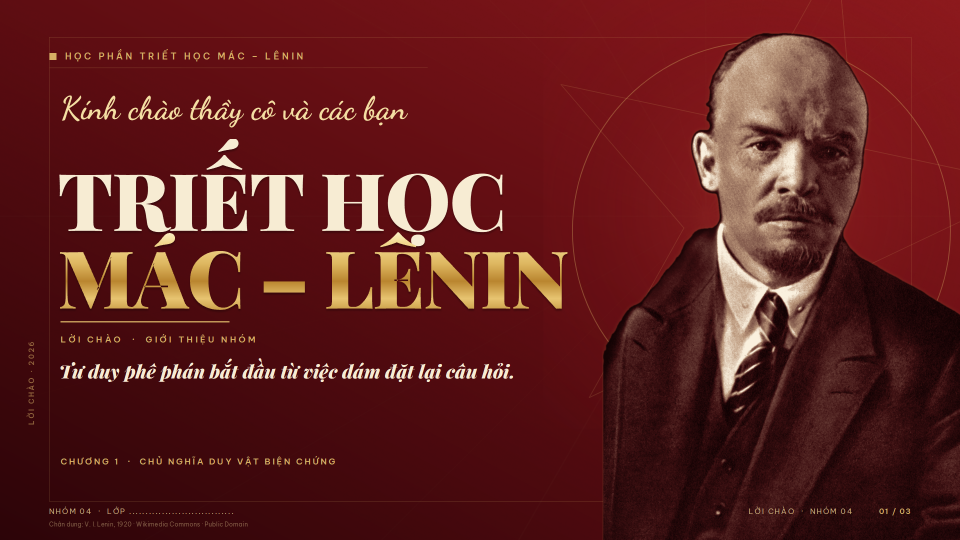
#> input picture archive/debug/png/Slide 1.PNG, 1920 x 1080 px, found by its file name (shown at 1/2 size); its folder holds 3 pictures in this run
$ python band_metrics.py
#> lines starting #> are read from the running program, lines starting #| are printed output that depends on the picture; after the words box and inside, x2 and y2 are one past the last pixel; in counts of white or black regions, pixels touching at a corner belong together
# -*- coding: utf-8 -*-
"""Đo dải mực chữ (kem/vàng) theo hàng, lọc nhiễu mảnh mảnh."""
import sys
from pathlib import Path

import numpy as np
from PIL import Image

sys.stdout.reconfigure(encoding="utf-8", errors="replace")

ROOT = Path(__file__).resolve().parent.parent
PNG = ROOT / "preview_red" / "png"


def analyze(img, x0, x1, y0, y1, label):
#> called with x0 = 0.7, x1 = 8, y0 = 1, y1 = 6.7, label = 'cột trái'
    crop = np.array(img.crop((int(x0 * 144), int(y0 * 144), int(x1 * 144), int(y1 * 144))))
    r, g, b = crop[:, :, 0].astype(int), crop[:, :, 1].astype(int), crop[:, :, 2].astype(int)
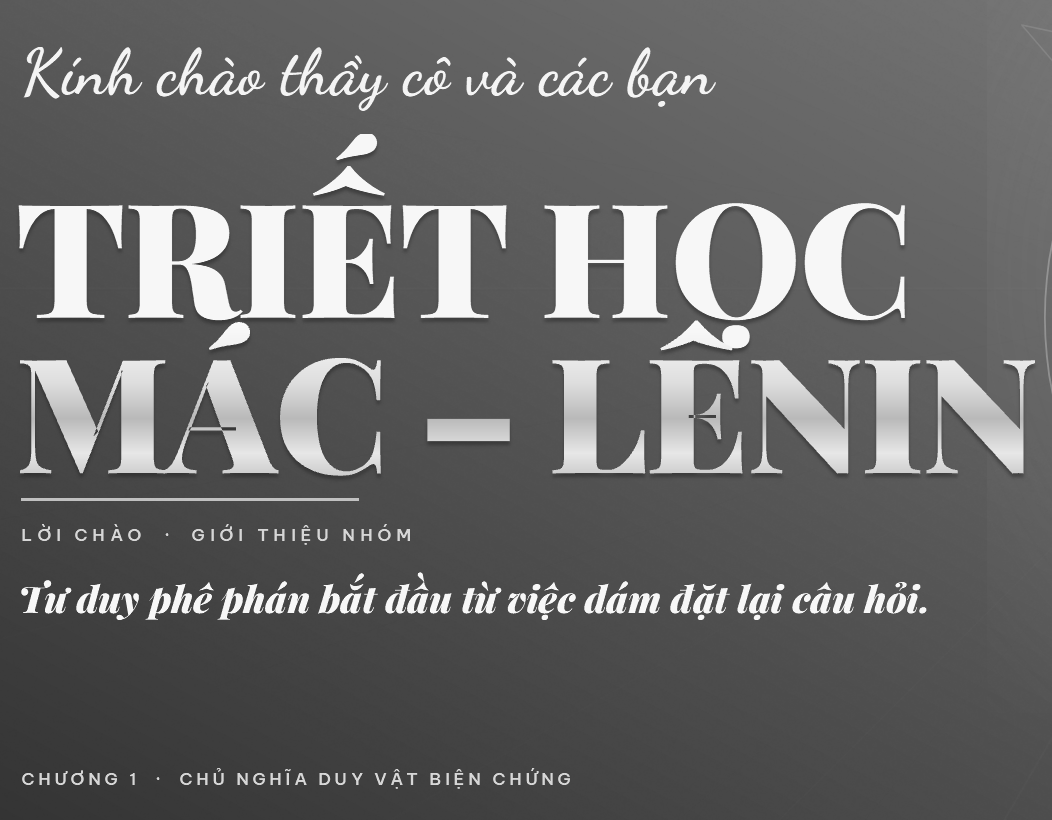
#> r: shape (820, 1052) int64; min 51, max 251, mean 102.6
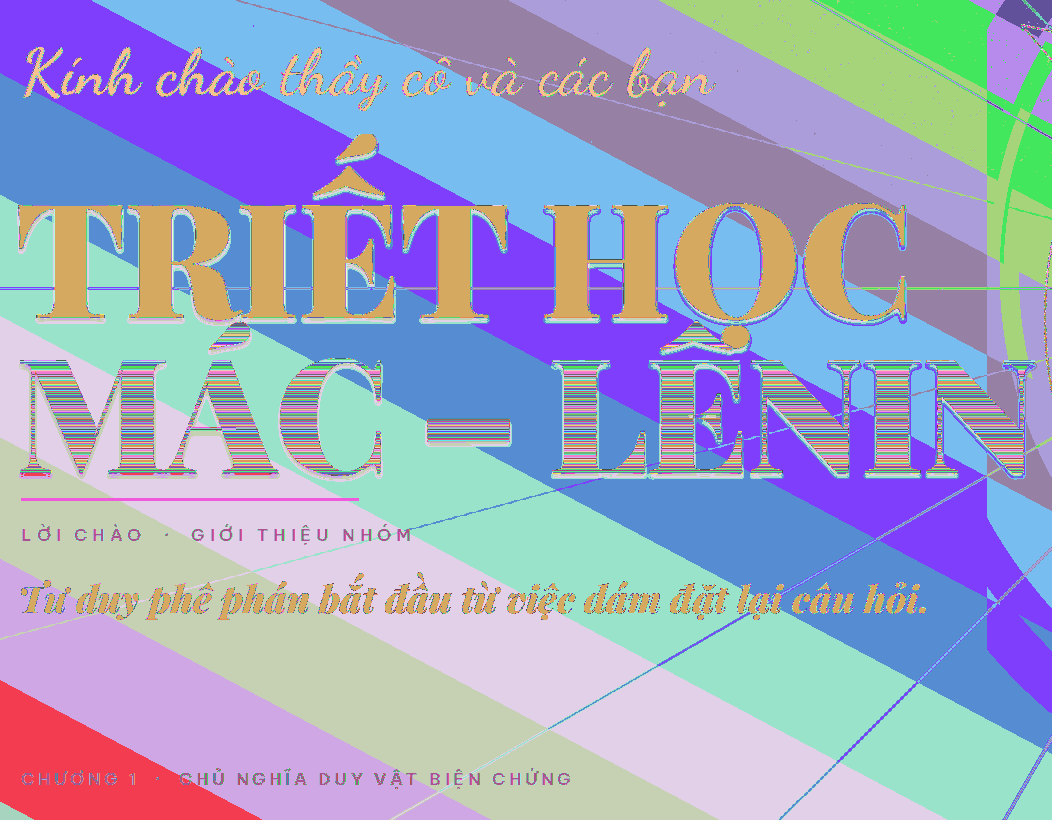
#> g: shape (820, 1052) int64; 232 distinct labels, from 5 to 237; one colour per label, 0 black
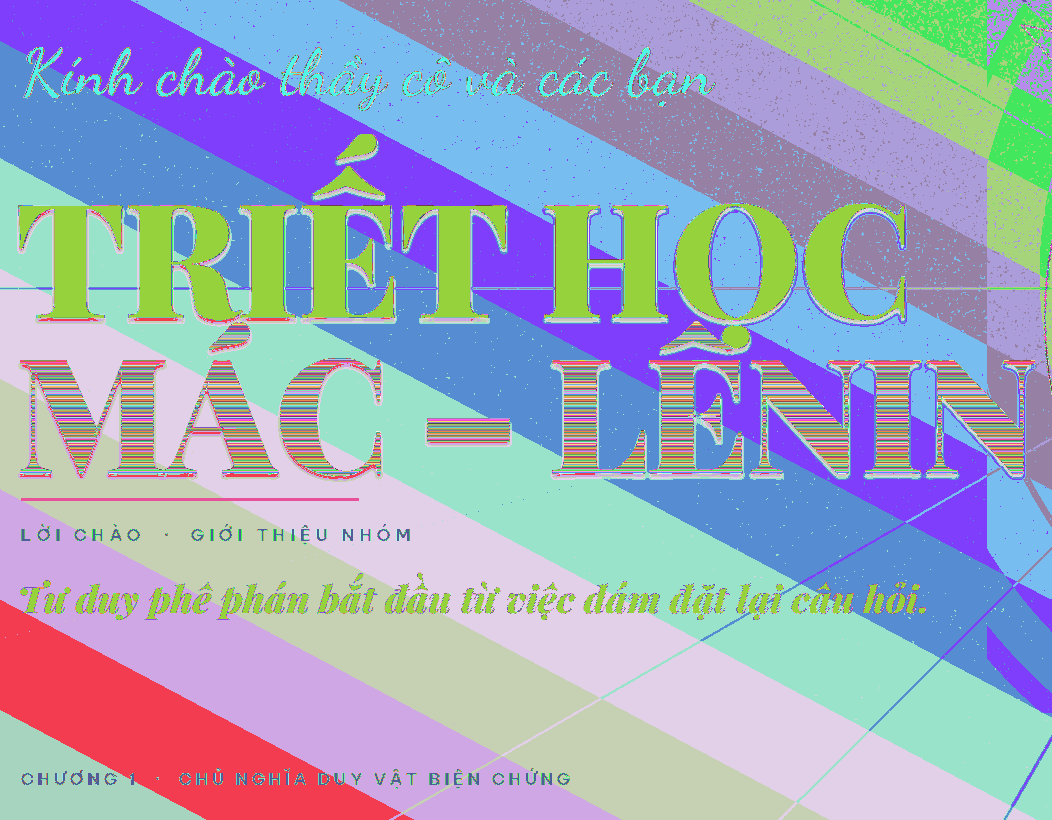
#> b: shape (820, 1052) int64; 184 distinct labels, from 10 to 211; one colour per label, 0 black
    gold = (r > 165) & (g > 110) & (b < 160) & (r - b > 50)
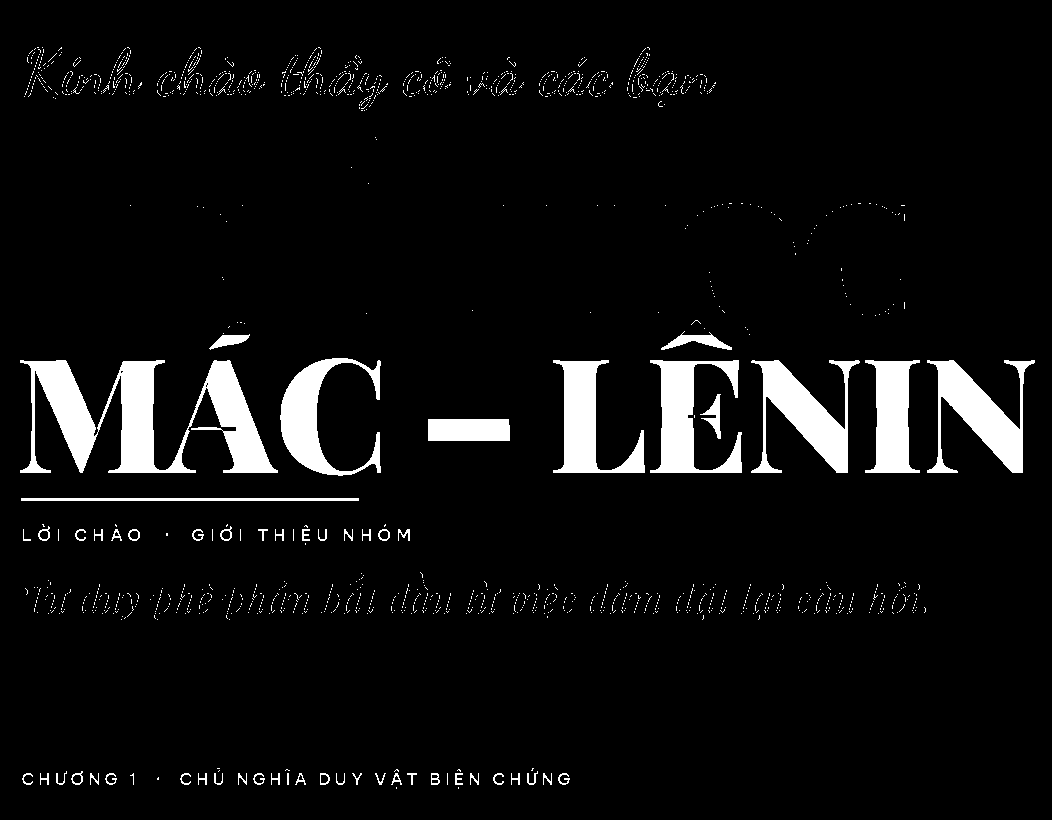
#> gold: shape (820, 1052) bool; 5.7% white; 1593 white regions (1537 under 20 px), largest, box (x1, y1, x2, y2) and area: (20, 360, 278, 473) 12217, (751, 360, 860, 473) 4932, (927, 360, 1035, 473) 4917
    cream = (r > 215) & (g > 200) & (b > 170) & (np.abs(r - g) < 45)
#> cream: shape (820, 1052) bool; 6.2% white; 128 white regions (25 under 20 px), largest, box (x1, y1, x2, y2) and area: (545, 206, 667, 318) 7525, (129, 206, 242, 320) 7130, (676, 204, 795, 320) 6363
    mask = gold | cream
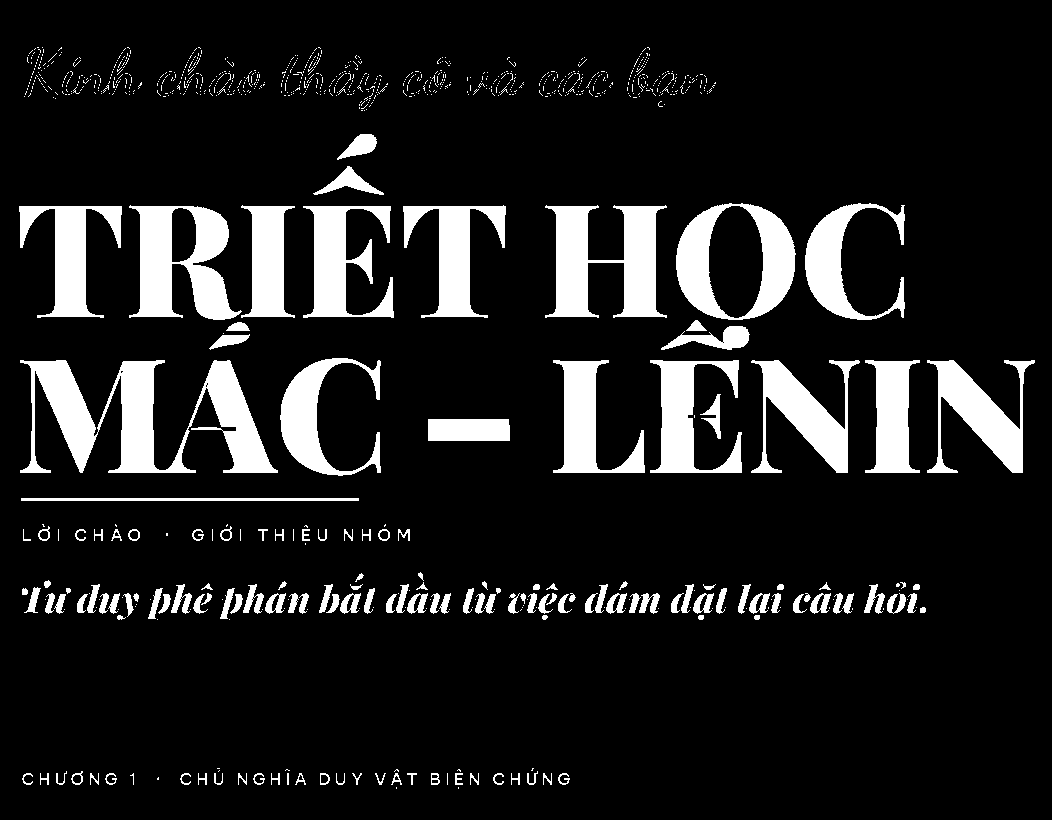
#> mask: shape (820, 1052) bool; 11.9% white; 999 white regions (848 under 20 px), largest, box (x1, y1, x2, y2) and area: (20, 360, 278, 473) 12217, (545, 205, 667, 318) 7531, (129, 205, 242, 320) 7137
    rows = mask.sum(axis=1)
#> rows = 820 values, max 615 at index 207, min 0 at index 0, mean 125.6
    min_px = max(6, int(0.015 * crop.shape[1]))
    active = rows > min_px
    print(f"\n{label}: x {x0}-{x1} in")
    start = None
    for i, on in enumerate(active):
        if on and start is None:
            start = i
        elif not on and start is not None:
            top, bottom = y0 + start / 144, y0 + i / 144
            if bottom - top > 0.025:
                print(f"  {top:5.2f} – {bottom:5.2f} in  (cao {bottom - top:.2f})")
            start = None
#> this loop made 820 passes
#> (on, top, bottom) on pass 57: (False, 1.38, 1.39)
#> (printed output is left out)
#> after the loop, bottom = 6.45; top = 6.37
    if start is not None:
        print(f"  {y0 + start / 144:5.2f} – {y1:5.2f} in")


for n in (1, 2, 3):
    img = Image.open(PNG / f"Slide {n}.PNG").convert("RGB")
    print(f"\n===== SLIDE {n} =====")
    if n == 1:
        analyze(img, 0.7, 8.0, 1.0, 6.7, "cột trái")
    elif n == 2:
        analyze(img, 0.7, 8.5, 1.2, 6.8, "cột trái")
    else:
        analyze(img, 0.7, 7.5, 1.2, 6.9, "cột trái")
#> pass 2 of the loop `for n in (1, 2, 3):`:
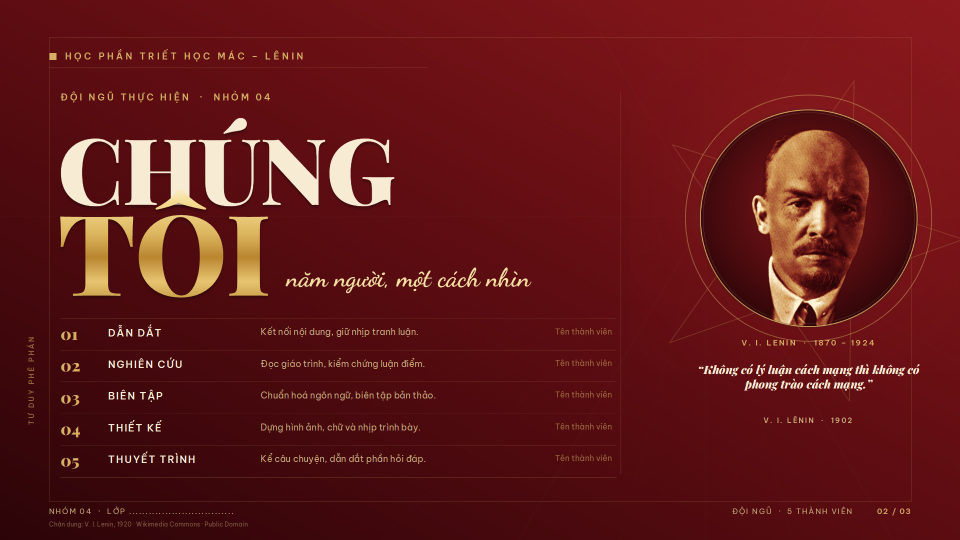
#> input picture archive/debug/png/Slide 2.PNG, 1920 x 1080 px, found by its file name (shown at 1/2 size)
#> crop: shape (807, 1124, 3)
#> r: shape (807, 1124) int64
#> in analyze (call 2), `r, g, b = crop[:, :, 0].astype(int), crop[:, :, 1].astype(int), crop[:..`:
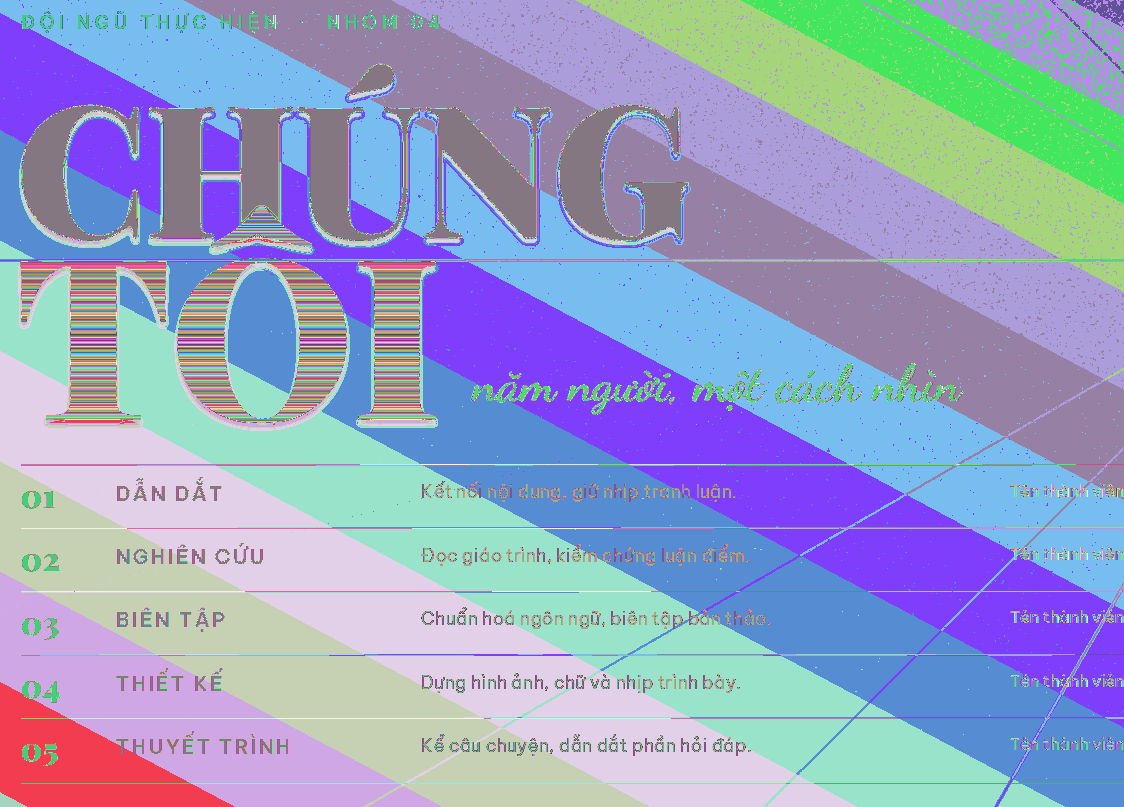
#> b: shape (807, 1124) int64; 203 distinct labels, from 9 to 211; one colour per label, 0 black
#> in analyze (call 2), `mask = gold | cream`:
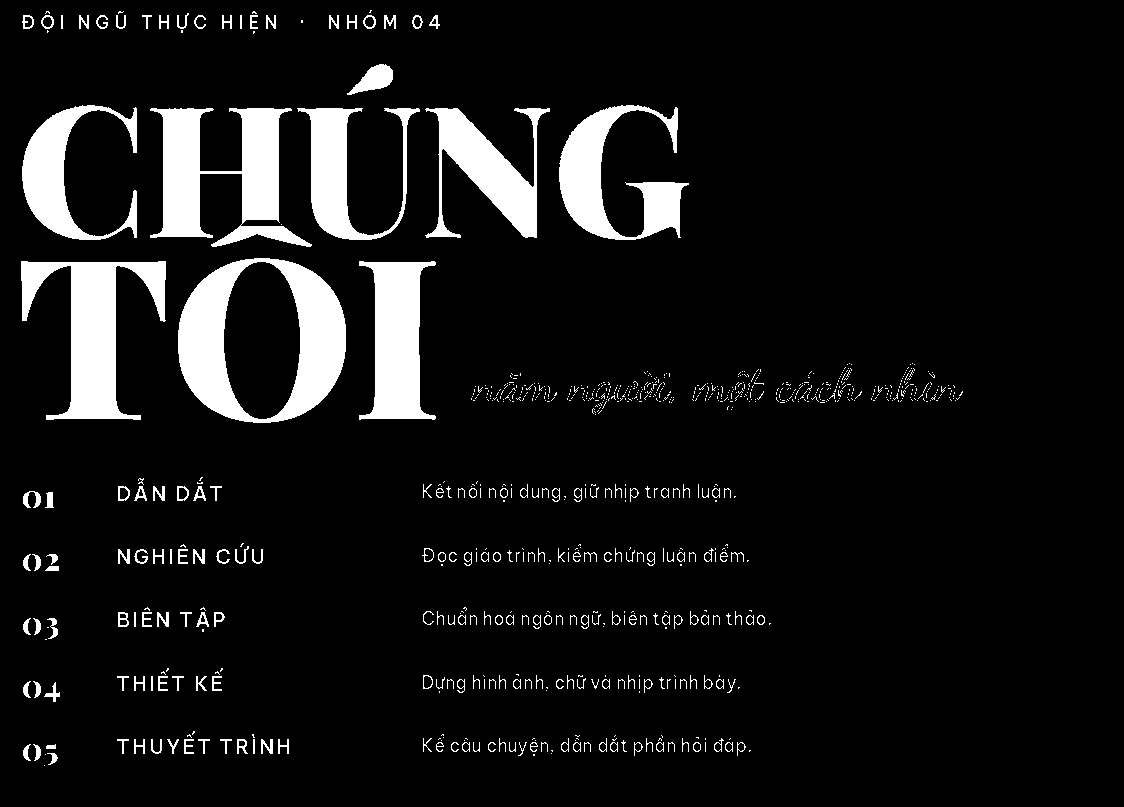
#> mask: shape (807, 1124) bool; 8.5% white; 840 white regions (631 under 20 px), largest, box (x1, y1, x2, y2) and area: (178, 258, 346, 423) 12915, (150, 108, 312, 247) 10372, (21, 261, 166, 420) 9656
#> rows = 807 values, max 403 at index 110, min 0 at index 0, mean 95.84
#> the loop in analyze (call 2), `for i, on in enumerate(active):` made 807 passes
#> (on, top, bottom) on pass 30: (False, 1.3, 1.4)
#> (printed output is left out)
#> after the loop in analyze (call 2), `for i, on in enumerate(active):`: bottom = 6.45; top = 6.33
#> pass 3 of the loop `for n in (1, 2, 3):`:
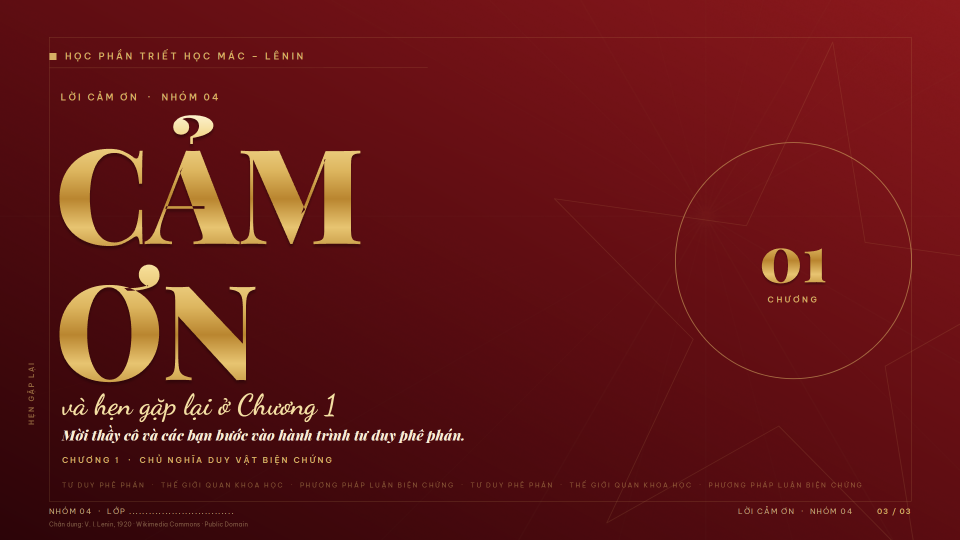
#> input picture archive/debug/png/Slide 3.PNG, 1920 x 1080 px, found by its file name (shown at 1/2 size)
#> crop: shape (821, 980, 3)
#> r: shape (821, 980) int64
#> in analyze (call 3), `r, g, b = crop[:, :, 0].astype(int), crop[:, :, 1].astype(int), crop[:..`:
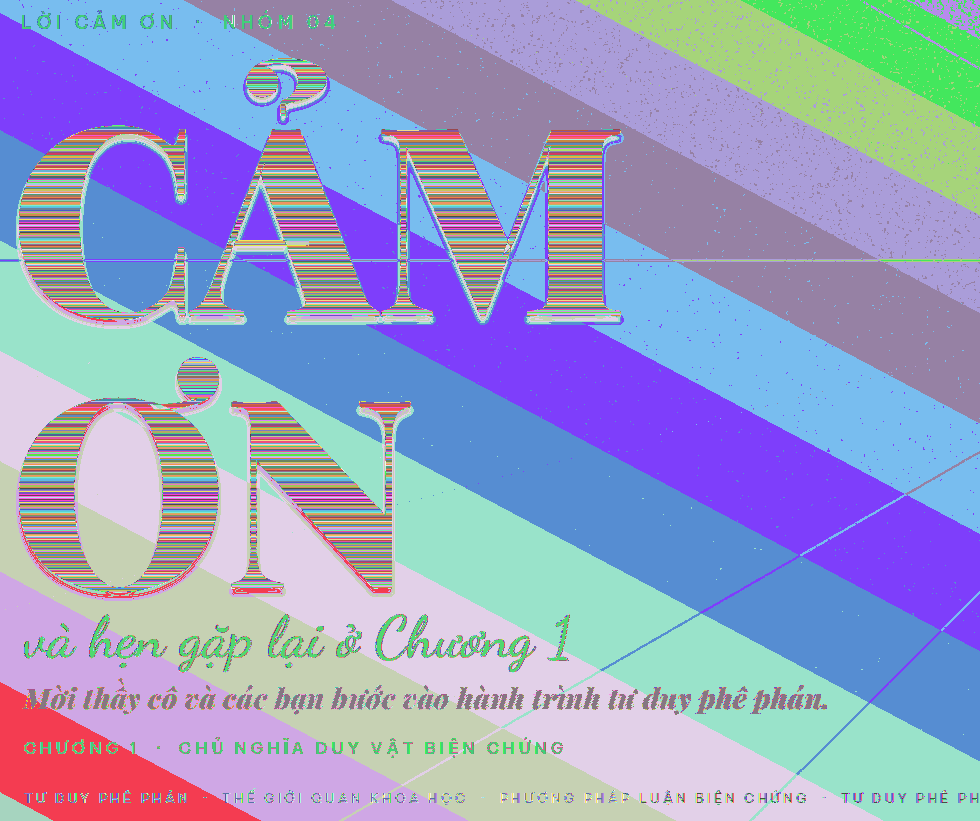
#> b: shape (821, 980) int64; 182 distinct labels, from 9 to 211; one colour per label, 0 black
#> in analyze (call 3), `mask = gold | cream`:
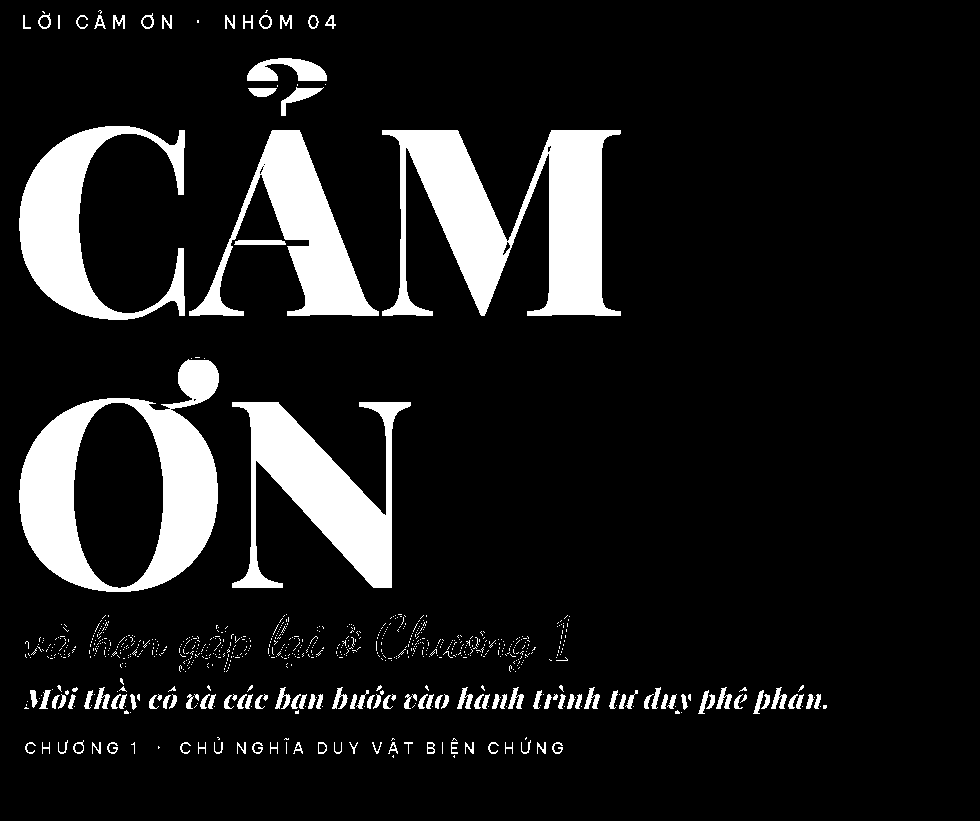
#> mask: shape (821, 980) bool; 11.2% white; 825 white regions (699 under 20 px), largest, box (x1, y1, x2, y2) and area: (382, 130, 621, 316) 21582, (19, 359, 219, 592) 19455, (232, 402, 411, 588) 13683
#> rows = 821 values, max 376 at index 699, min 0 at index 0, mean 109.9
#> the loop in analyze (call 3), `for i, on in enumerate(active):` made 821 passes
#> (printed output is left out)
#> after the loop in analyze (call 3), `for i, on in enumerate(active):`: bottom = 6.44; top = 6.35
